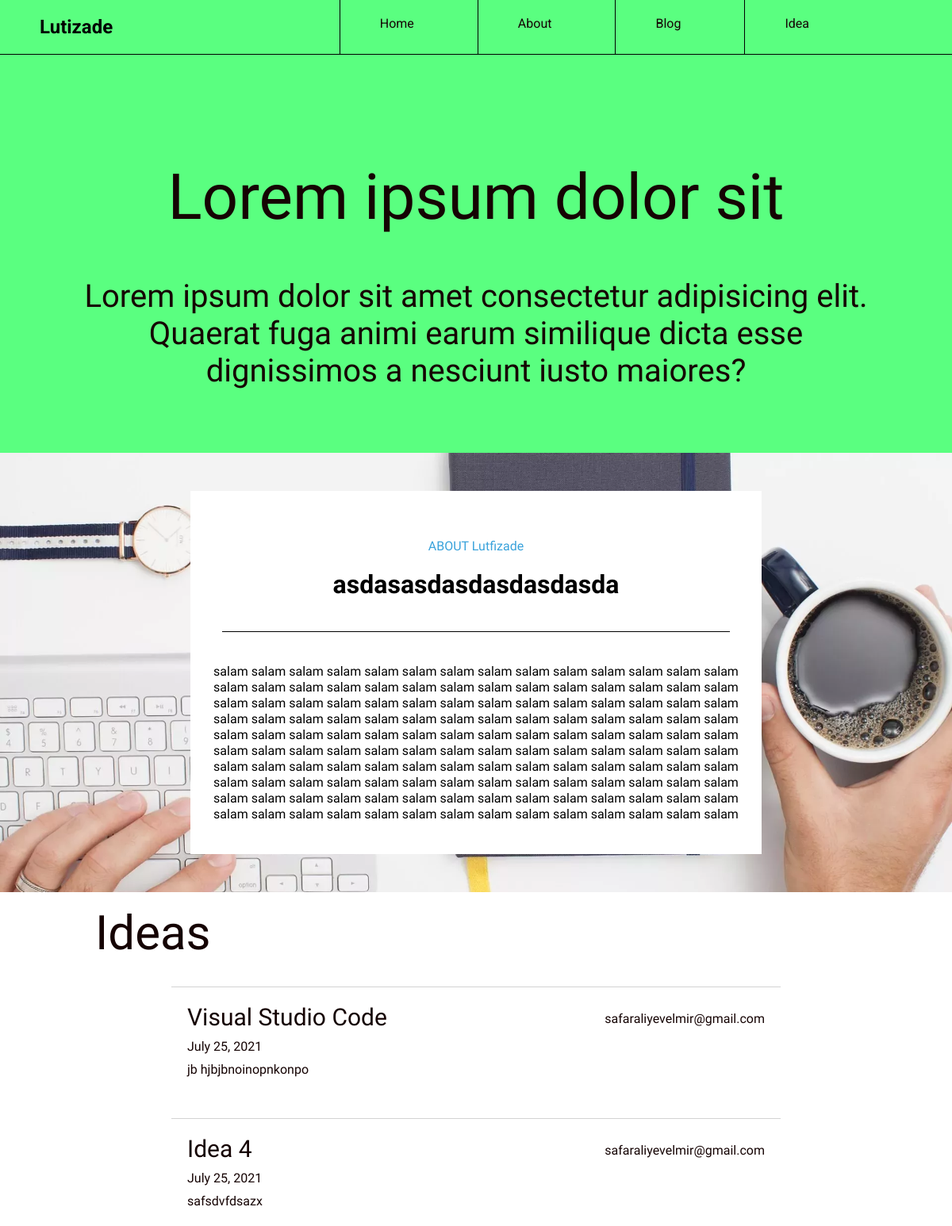
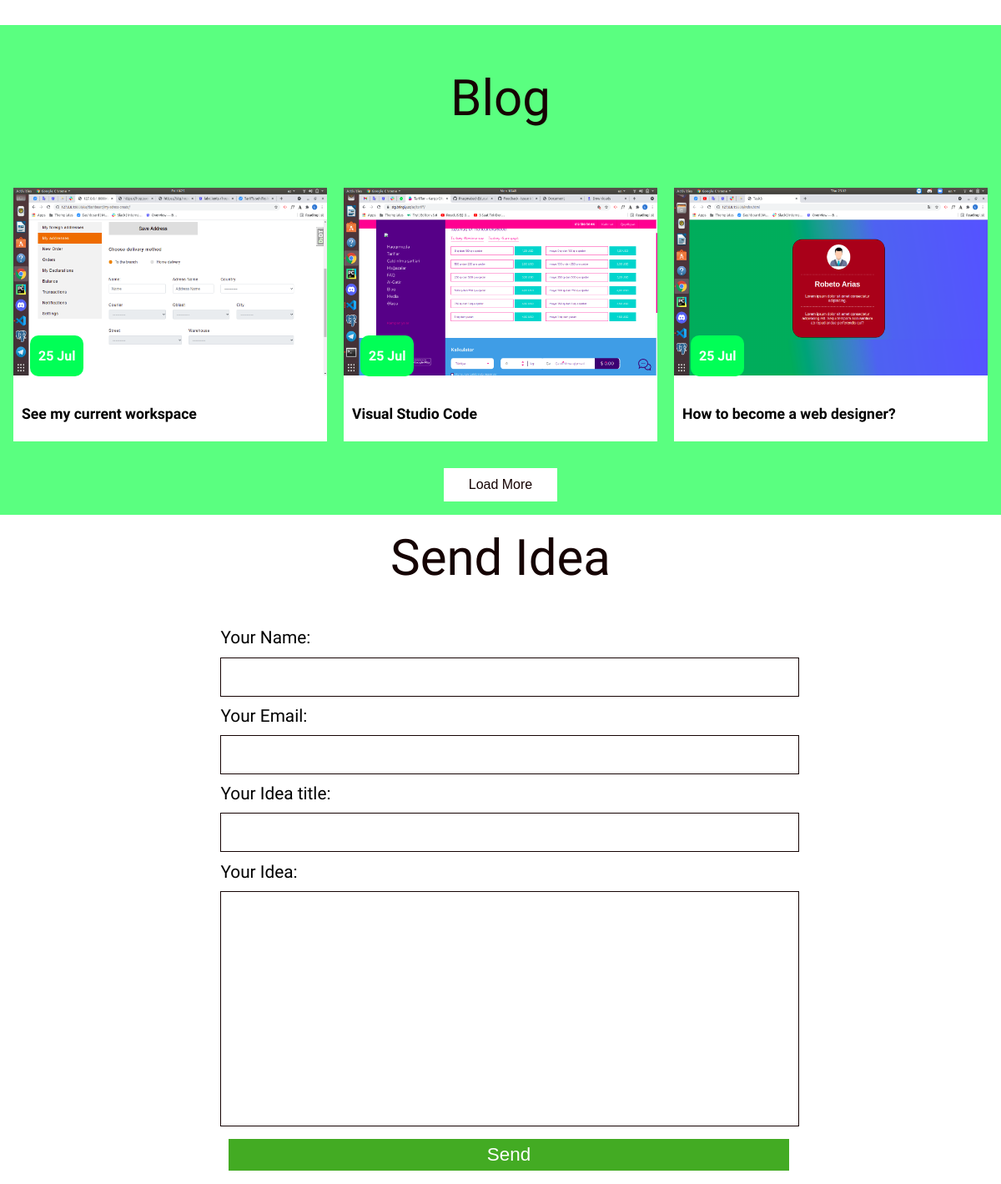
The page / on the database its author committed (2 pictures, top to bottom).
### lutfizade/models.py (models this page shows, shortened)
class Aboutme(models.Model):
    title = models.CharField(max_length=256)
    detail = models.TextField()

### idea/models.py (models this page shows, shortened)
class Idea(models.Model):
    fullname = models.CharField(max_length=50)
    email = models.EmailField(max_length=100)
    title = models.CharField(max_length=256)
    content = models.TextField()
    date = models.DateField(auto_now_add=True)

### blog/models.py (models this page shows, shortened)
class Blog(models.Model):
    title = models.CharField("Başlıq",max_length=256)
    image = models.ImageField(upload_to="blog")
    content = RichTextField()
    date = DateField(auto_now_add=True)

### lutfizade/views.py (the view)
# urls.py: path('', MainPageView, name='main'),
def MainPageView(request):
    form = IdeaForm()
    ideas = Idea.objects.all()
    blogs = Blog.objects.order_by('date')[:3]
    aboutme = Aboutme.objects.first()
    if request.method == 'POST':
        form = IdeaForm(request.POST)
        if form.is_valid():
            form.save()
            return redirect('main')
    context = {
        'form':form,
        'ideas':ideas,
        'blogs':blogs,
        'aboutme':aboutme
    }
    return render(request, 'index.html',context)

### idea/form.py
class IdeaForm(forms.ModelForm):
    class Meta:
        model = Idea
        fields = '__all__'
        widgets = {
            'content': Textarea(attrs={}),
        }

### templates/index.html (shortened to what this page needs)
{% extends 'base.html' %}
{% load static %}
{% block menu %}
<li>
    <a href="#home">Home</a>
</li>
<li>
    <a href="#about">About</a>
</li>
<li>
    <a href="#blog">Blog</a>
</li>
<li>
    <a href="#idea">Idea</a>
</li>
{% endblock menu %}
{% block content %}
<main>
    <div class="starter" id="home">
        <div class="content">
            <div class="text">
                <h1>
                    Lorem ipsum dolor sit
                </h1>
                <p>
                    Lorem ipsum dolor sit amet consectetur adipisicing elit. Quaerat fuga animi earum similique
                    dicta esse dignissimos a nesciunt iusto maiores?
                </p>
            </div>
        </div>
    </div>
    <div class="aboutme" id="about">
        <div class="content">
            <div class="info-box">
                <div class="header">
                    <p>ABOUT Lutfizade</p>
                    <h1>{{aboutme.title}}</h1>
                </div>
                <div class="info">
                    <p>
                        {{aboutme.detail}}
                    </p>
                </div>
            </div>
        </div>
    </div>
    {% if ideas %}
    <div class="idea" id="idea">
        <div class="content">
            <div class="header">
                <h1>Ideas</h1>
            </div>
            <div class="idea-container">
                {% for idea in ideas %}
                <div class="idea-box">
                    <div class="header-box">
                        <div class="header_idea">
                           {{idea.title}}
                        </div>
                        <div class="email">
                            {{idea.email}}
                        </div>
                    </div>
                    <div class="date">
                        {{idea.date}}
                    </div>
                    <div class="information">
                        {{idea.content}}
                    </div>
                </div>
                {% endfor %}
            </div>
        </div>
    </div>
    {% endif %}
    <div class="blogs" id="blog">
        <div class="header">
            <h1>Blog</h1>
        </div>
        <div class="blog-container">
            {% for blog in blogs %}
            <div class="blog">
                <a href="/blogs/{{blog.id}}"><img src="{{blog.image.url}}" alt=""></a>
                <div class="info">
                    <h4><a style="text-decoration: none; color:black;" href="/blogs/{{blog.id}}">{{blog.title}}</a></h4>
                    <div class="date">
                        {{blog.date | date:"d"}}  {{blog.date | date:"M"}}
                    </div>
                </div>
            </div>
            {% endfor %}
        </div>
        <div class="load-more">
            <button><a href="{% url 'blog' %}">Load More</a></button>
        </div>
    </div>
    <div class="send-idea">
        <div class="header">
            <h1>Send Idea</h1>
        </div>
        <div class="form">
            <form action="" method="POST">
                <div class="form-group name">
                    <label for="">Your Name:</label>
                    {{form.fullname}}
                </div>
                <div class="form-group name">
                    <label for="">Your Email:</label>
                    {{form.email}}
                </div>
                <div class="form-group name">
                    <label for="">Your Idea title:</label>
                    {{form.title}}
                </div>
                <div class="form-group name">
                    <label for="">Your Idea:</label>
                    {{form.content}}
                </div>
                <button type="submit">Send</button>
            </form>
        </div>
    </div>
</main>
{% endblock content %}

### static/css/style.css (style rules this page uses)
body, html { margin: 0; font-family: 'Roboto', sans-serif; scroll-behavior: smooth; position: relative; }
.menu ul li { list-style-type: none; height: 68px; float: left; margin-left: 40px; border-left: 1px solid black; padding: 0px 40px 0 40px; }
.menu ul li a { padding-top: 20px; padding-left: 10px; display: inline-block; text-decoration: none; color: #150303; }
main .starter { padding: 80px; }
main .starter .content { gap: 60px; text-align: center; color: #150303; }
main .starter .content h1 { font-size: 5rem; font-weight: 400; }
main .starter .content p { font-size: 2.5rem; font-weight: 300; }
.starter { background-color: #5AFF80; font-family: 'Shippori Mincho', serif; }
.aboutme { background-image: url(../img/section-bg.jpg.webp); background-size: cover; background-repeat: no-repeat; display: flex; justify-content: center; align-items: center; }
.aboutme h1, p { margin: 0; }
.aboutme .info-box { margin: 3rem 20% 3rem 20%; background-color: white; }
.aboutme .header { padding-top: 60px; padding-bottom: 40px; text-align: center; font-family: 'Shippori Mincho', serif; border-bottom: 1px solid black; margin: 0 40px 0 40px; }
.aboutme .header p { color: #39A2DB; }
.aboutme .header h1 { padding-top: 20px; margin: 0 10% 0 10%; }
.aboutme .info { text-align: center; padding: 40px 20px; }
.aboutme .info p { font-family: 'Chivo', sans-serif; line-height: 20px; font-weight: 400; font-size: 16px; }
.idea .content { padding: 0 10% 0 10%; }
.idea .content .header h1 { font-family: 'Shippori Mincho', serif; font-size: 3.75rem; margin: 0; color: #150303; margin: 1rem 0 2rem 0; font-weight: 400; }
.idea .idea-container { padding: 0 10% 0 10%; }
.idea .content .idea-box { border-top: 1px solid lightgray; padding: 20px; margin: 2rem 0; font-family: 'Shippori Mincho', serif; color: #150303; }
.idea .content .idea-box .header_idea { font-size: 1.875rem; display: inline-block; }
.idea .content .idea-box .email { display: inline-block; float: right; padding: 10px 0; }
.idea .content .idea-box .date { font-size: 1rem; font-weight: 300; font-family: 'Chivo', sans-serif; padding: 10px 0; }
.blogs { background-color: #5AFF80; padding: 1rem 0; }
.blogs .header { padding-top: 20px; padding-bottom: 40px; text-align: center; font-family: 'Shippori Mincho', serif; margin: 0 40px 0 40px; }
.blogs .header h1 { font-family: 'Shippori Mincho', serif; font-size: 3.75rem; margin: 0; color: #150303; margin: 1rem 0 2rem 0; font-weight: 400; }
.blogs .blog-container { padding: 0 1rem 2rem 1rem; display: flex; justify-content: center; gap: 20px; }
.blogs .blog-container .blog { background-color: white; position: relative; width: 400px; }
.blogs .blog-container .blog h4 { font-family: 'Shippori Mincho', serif; font-weight: 600; font-size: 1.1rem; margin-left: 10px; margin-top: 2rem; }
.blogs .blog-container .blog img { width: 100%; height: 225px; }
.blogs .load-more { display: flex; justify-content: center; }
.blogs .load-more button { border: none; background-color: white; padding: 10px; color: #150303; display: inline-block; outline: none; line-height: 40px; padding: 0 30px; font-size: 1em; text-align: center; text-decoration: none; font-weight: 500; cursor: pointer; }
.blogs .load-more button a { color: #150303; text-decoration: none; }
.blogs .blog-container .blog .date { padding: 15px 10px 15px 10px; background-color: #01FF56; display: inline-block; border-radius: 10px; position: absolute; top: 58%; left: 20px; font-family: 'Shippori Mincho', serif; color: #fff; font-size: 1rem; font-weight: 600; }
.send-idea h1 { text-align: center; font-family: 'Shippori Mincho', serif; font-size: 3.75rem; margin: 0; color: #150303; margin: 1rem 0 2rem 0; font-weight: 400; }
.form { display: flex; flex-wrap: wrap; justify-content: center; }
form { max-width: 1200px; margin: 1rem 0; }
form input { width: 100%; height: 25px; outline: none; padding: 10px; font-size: 1.4rem; border: 1px solid #150303; margin: .7rem 0; }
form label { font-size: 1.3rem; font-weight: 400; padding: 1rem 0; font-family: 'Shippori Mincho', serif; }
form textarea { width: 100%; outline: none; border: 1px solid #150303; resize: none; padding: 10px; font-size: 1.4rem; margin: .7rem 0; }
form button { width: 100%; margin: 0 10px; padding: 6px; outline: none; font-size: 1.4rem; border: none; background: #43ab23; color: white; cursor: pointer; }

### rows shown on the page
Aboutme: title "asdasasdasdasdasdasda", detail "salam salam salam salam salam salam salam salam salam salam salam salam salam salam salam salam salam salam salam salam salam salam salam salam salam salam salam salam salam salam salam salam salam salam salam salam salam salam salam salam salam salam salam salam salam salam salam salam salam salam salam salam salam salam salam salam salam salam salam salam salam salam salam salam salam salam salam salam salam salam salam salam salam salam salam salam salam salam salam salam salam salam salam salam salam salam salam salam salam salam salam salam salam salam salam salam salam salam salam salam salam salam salam salam salam salam salam salam salam salam salam salam salam salam salam salam…"
Idea: title "Visual Studio Code", email "safaraliyevelmir@gmail.com", date "July 25, 2021", content "jb hjbjbnoinopnkonpo"
Idea: title "Idea 4", email "safaraliyevelmir@gmail.com", date "July 25, 2021", content "safsdvfdsazx"
Blog: image (picture), title "See my current workspace", date "25", date "Jul"
Blog: image (picture), title "Visual Studio Code", date "25", date "Jul"
Blog: image (picture), title "How to become a web designer?", date "25", date "Jul"
